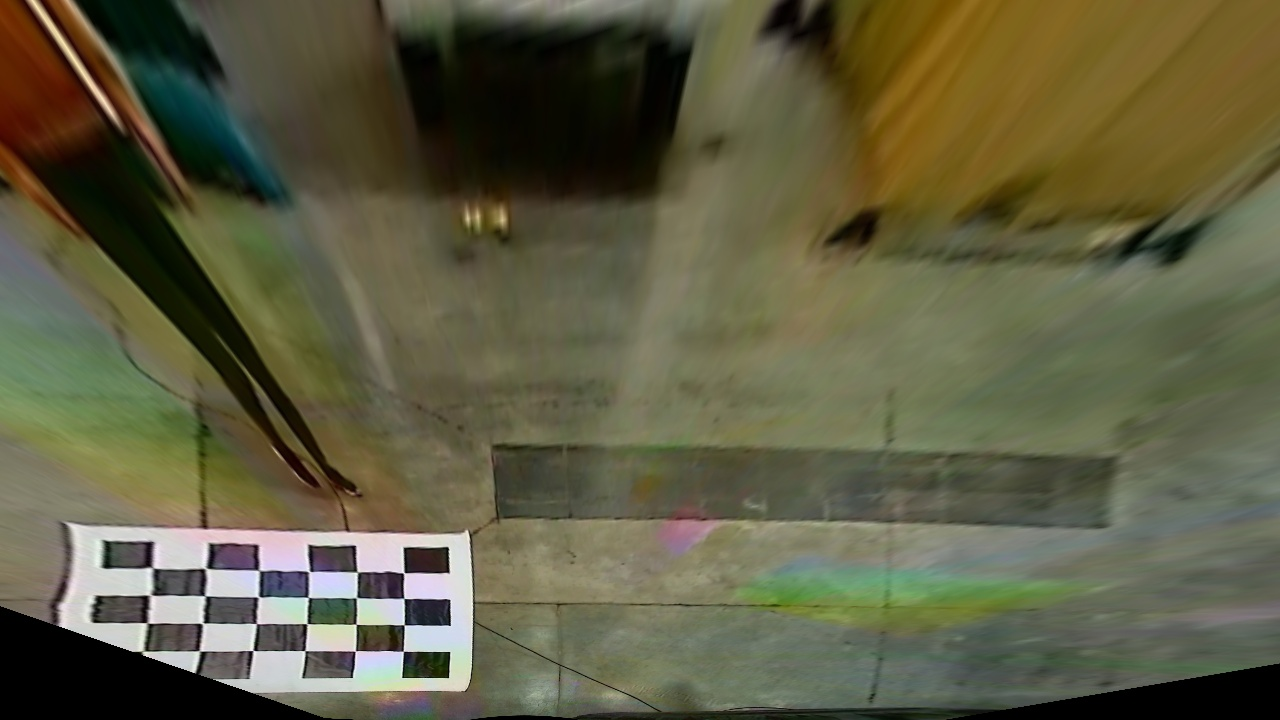
#> input picture BirdView/birdView_cam2_14.12.22.jpg, 1280 x 720 px, found by its file name
$ python d.py
#> lines starting #> are read from the running program, lines starting #| are printed output that depends on the picture
import cv2
import numpy as np

h = 720
w = 1280
sh = w + h + h
hs = h + h + w + w

img2 = cv2.imread('/home/msi-user/Рабочий стол/IntrinsicCalibration/BirdView/birdView_cam2_14.12.22.jpg')
#> img2 is the input picture: shape (720, 1280, 3); mean B, G, R 66.7, 92.9, 94.6
img1 = cv2.imread('/home/msi-user/Рабочий стол/IntrinsicCalibration/BirdView/birdView_cam3_14.12.22.jpg')
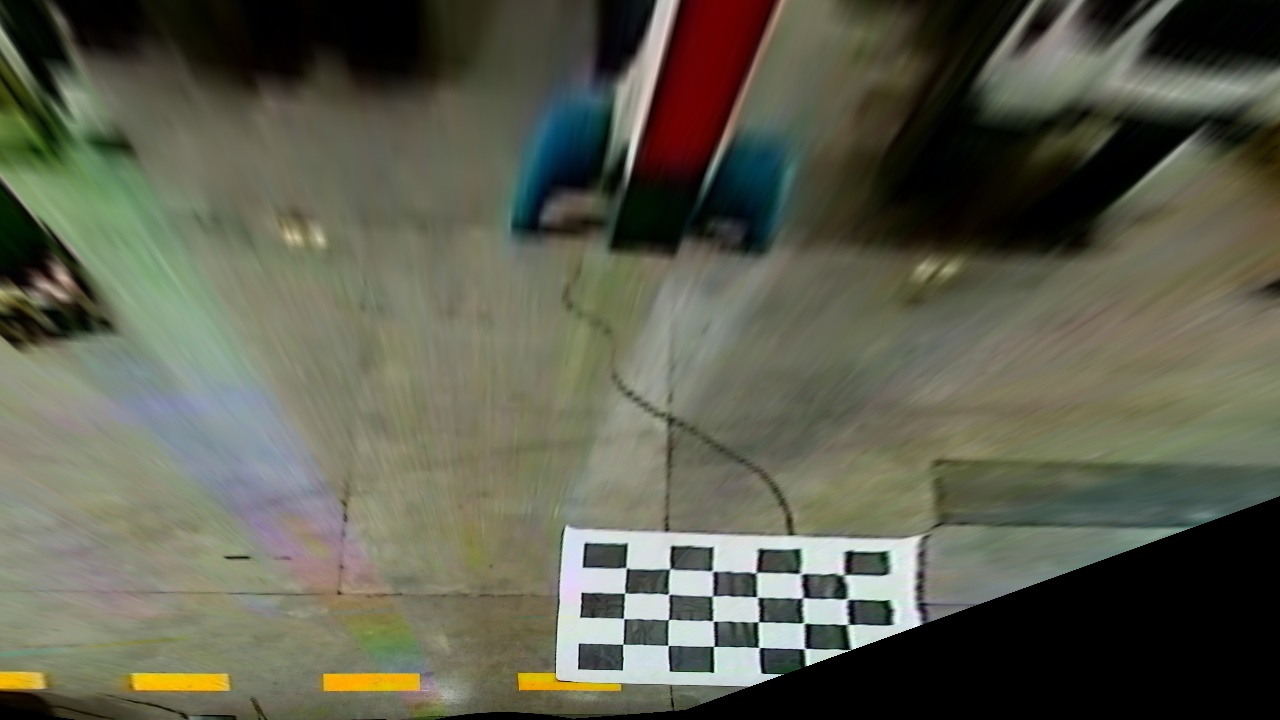
#> input picture BirdView/birdView_cam3_14.12.22.jpg, 1280 x 720 px, found by its file name
#> img1 is the input picture: shape (720, 1280, 3); mean B, G, R 78.4, 93.9, 92.8
# dst = cv2.addWeighted(img1, 0.5, img2, 0.7, 0)

src = np.float32([[0, 0],
                  [0, h],
                  [w, h],
                  [w, 0]])

dst1 = np.float32([[0, 0],
                   [0, h],
                   [w, h],
                   [w, 0]])
M1 = cv2.getPerspectiveTransform(src, dst1)

k = 1
while k < 3:
    dst2 = np.float32([[int(w / k), 0],
                       [int(w / k), h],
                       [int(w + w / k), h],
                       [int(w + w / k), 0]])
    M2 = cv2.getPerspectiveTransform(src, dst2)

    img22 = cv2.warpPerspective(img2, M2, (int(w * 2), int(h * 1.5)))
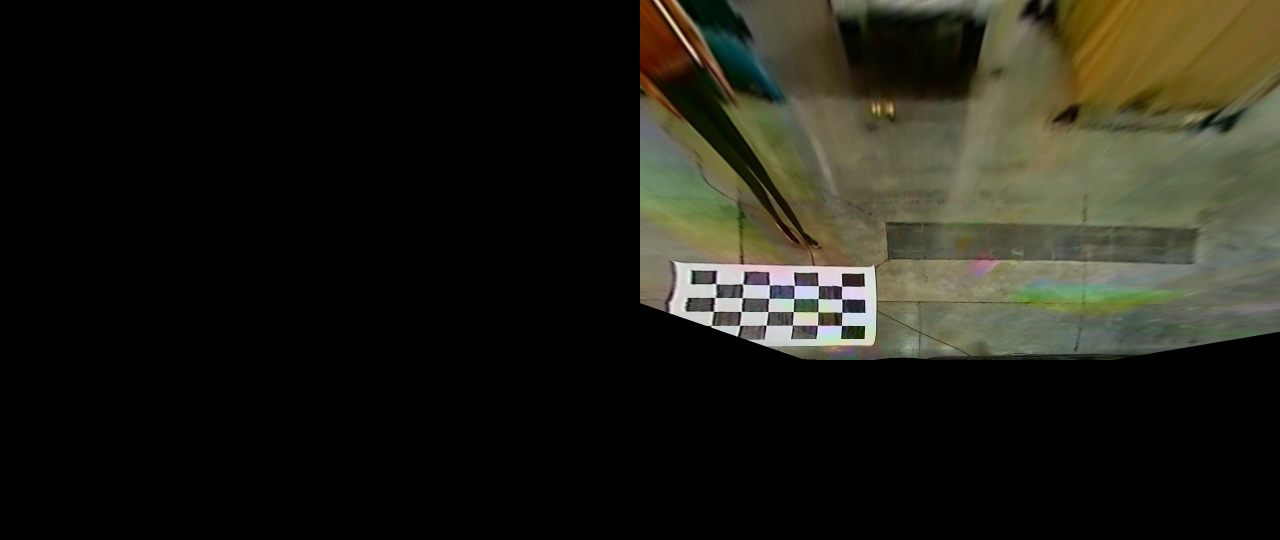
#> img22: shape (1080, 2560, 3) (shown at 1/2 size); mean B, G, R 22.2, 31, 31.5
    img11 = cv2.warpPerspective(img1, M1, (int(w * 2), int(h * 1.5)))
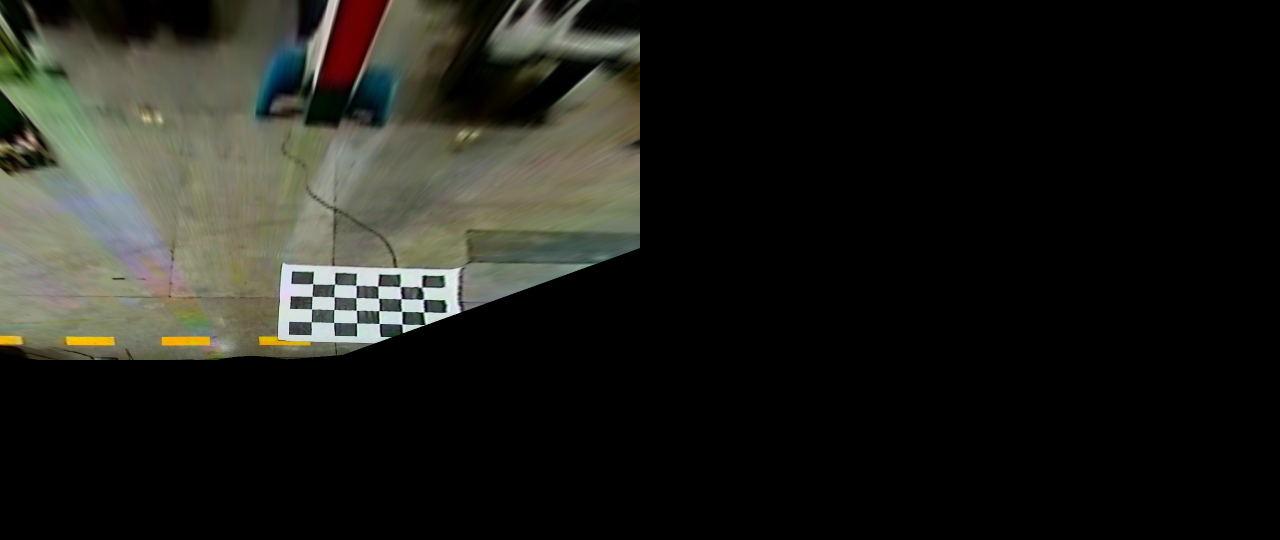
#> img11: shape (1080, 2560, 3) (shown at 1/2 size); mean B, G, R 26.1, 31.3, 30.9
    out1 = cv2.addWeighted(img11, 0.5, img22, 1, 0)
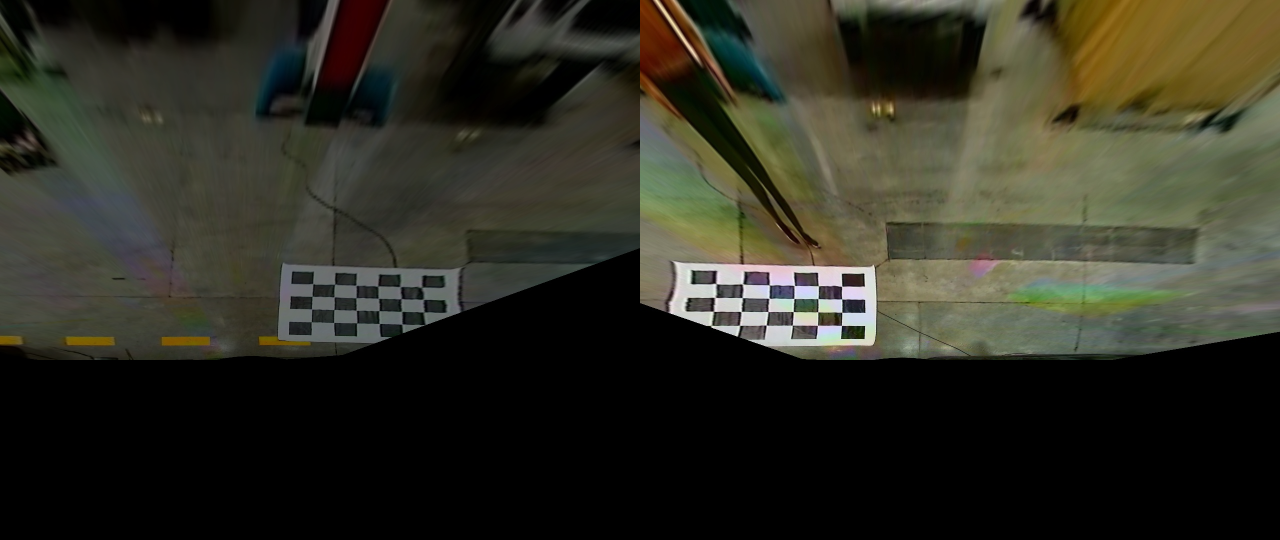
#> out1: shape (1080, 2560, 3) (shown at 1/2 size); mean B, G, R 35.3, 46.6, 47

    # img_arr = np.hstack((img1, img2))

    # cv2.namedWindow('Input Images', cv2.WINDOW_NORMAL)
    # cv2.imshow('Input Images', img_arr)

    cv2.namedWindow('out', cv2.WINDOW_NORMAL)
    cv2.imshow('out', out1)

    if cv2.waitKey(0) == 27:
#> (key Esc is pressed here)
        k -= 0.01
    else:
        k += 0.01
# cv2.imshow('Blended Image', dst)

cv2.waitKey(0)
cv2.destroyAllWindows()
